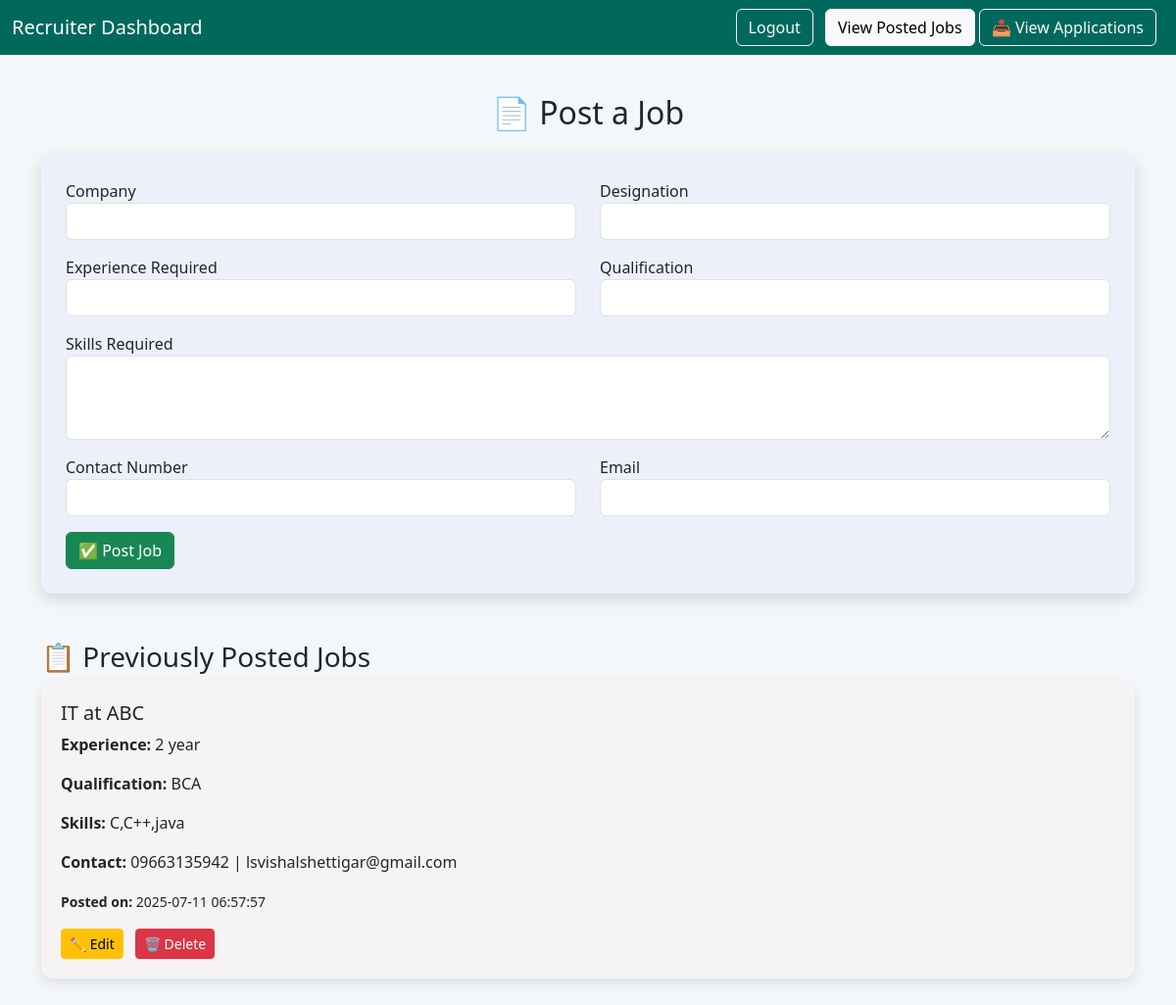
Screenshot of /job-postings (signed in) with the database file from the repository.
### tables this page shows
CREATE TABLE job (
            id INTEGER PRIMARY KEY AUTOINCREMENT,
            recruiter_id INTEGER,
            company TEXT NOT NULL,
            designation TEXT NOT NULL,
            experience_required TEXT,
            qualification TEXT,
            skills_required TEXT,
            contact_number TEXT,
            email TEXT,
            posted_at TIMESTAMP DEFAULT CURRENT_TIMESTAMP
        );

### app.py (the view, shortened to what this page needs)
@app.route('/job-postings', methods=['GET', 'POST'])
def job_postings():
    if 'recruiter_id' not in session:
        return redirect('/recruiter-login')
    recruiter_id = session['recruiter_id']
    conn = get_db_connection()
    cursor = conn.cursor()
    cursor.execute("SELECT * FROM job WHERE recruiter_id = ? ORDER BY posted_at DESC", (recruiter_id,))
    jobs = cursor.fetchall()
    return render_template("job_postings.html", jobs=jobs, job_data=None)

### app.py (called while the page is built)
def get_db_connection():
    conn = sqlite3.connect('career_counselor.db')  # Use the correct DB file
    conn.row_factory = sqlite3.Row
    return conn

### templates/job_postings.html (shortened to what this page needs)
<!DOCTYPE html>
<html lang="en">
<head>
  <link href="https://cdn.jsdelivr.net/npm/bootstrap@5.3.0/dist/css/bootstrap.min.css" rel="stylesheet">
  <link rel="stylesheet" href="https://cdnjs.cloudflare.com/ajax/libs/animate.css/4.1.1/animate.min.css"/>
</head>
<body>
<nav class="navbar navbar-expand-lg navbar-custom mb-4">
  <div class="container-fluid">
    <a class="navbar-brand" href="#">Recruiter Dashboard</a>
    <div class="ms-auto">
      <a href="{{ url_for('logout1') }}" class="btn btn-outline-light me-2">Logout</a>
      <a href="#jobList" class="btn btn-light">View Posted Jobs</a>
      <a href="/view-applications" class="btn btn-outline-light me-2">📥 View Applications</a>
    </div>
  </div>
</nav>
<div class="container py-3">
  <h2 class="mb-4 text-center">📄 Post a Job</h2>
  <div class="job-form">
    <form method="POST">
      <div class="row mb-3">
        <div class="col-md-6">
          <label>Company</label>
          <input type="text" class="form-control" name="company" value="{{ job_data.company if job_data }}" required>
        </div>
        <div class="col-md-6">
          <label>Designation</label>
          <input type="text" class="form-control" name="designation" value="{{ job_data.designation if job_data }}" required>
        </div>
      </div>
      <div class="row mb-3">
        <div class="col-md-6">
          <label>Experience Required</label>
          <input type="text" class="form-control" name="experience_required" value="{{ job_data.experience_required if job_data }}">
        </div>
        <div class="col-md-6">
          <label>Qualification</label>
          <input type="text" class="form-control" name="qualification" value="{{ job_data.qualification if job_data }}">
        </div>
      </div>
      <div class="mb-3">
        <label>Skills Required</label>
        <textarea class="form-control" name="skills_required" rows="3">{{ job_data.skills_required if job_data }}</textarea>
      </div>
      <div class="row mb-3">
        <div class="col-md-6">
          <label>Contact Number</label>
          <input type="text" class="form-control" name="contact_number" value="{{ job_data.contact_number if job_data }}">
        </div>
        <div class="col-md-6">
          <label>Email</label>
          <input type="email" class="form-control" name="email" value="{{ job_data.email if job_data }}">
        </div>
      </div>
      <button type="submit" class="btn btn-success">{{ 'Update Job' if job_data else '✅ Post Job' }}</button>
    </form>
  </div>
  <h3 id="jobList" class="mt-5">📋 Previously Posted Jobs</h3>
  {% if jobs %}
    {% for job in jobs %}
    <div class="job-card">
      <h5>{{ job['designation'] }} at {{ job['company'] }}</h5>
      <p><strong>Experience:</strong> {{ job['experience_required'] }}</p>
      <p><strong>Qualification:</strong> {{ job['qualification'] }}</p>
      <p><strong>Skills:</strong> {{ job['skills_required'] }}</p>
      <p><strong>Contact:</strong> {{ job['contact_number'] }} | {{ job['email'] }}</p>
      <small><strong>Posted on:</strong> {{ job['posted_at'] }}</small>
      <div class="mt-3">
        <a href="{{ url_for('edit_job', job_id=job['id']) }}" class="btn btn-warning btn-sm me-2">✏️ Edit</a>
        <a href="{{ url_for('delete_job', job_id=job['id']) }}" class="btn btn-danger btn-sm" onclick="return confirm('Are you sure you want to delete this job?')">🗑 Delete</a>
      </div>
    </div>
    {% endfor %}
  {% else %}
    <p class="text-muted">No job postings yet.</p>
  {% endif %}
</div>
</body>
</html>

### templates/job_postings.html (style rules this page uses)
body { background: #f4f7fa; }
.navbar-custom { background-color: #00695c; }
.navbar-custom .navbar-brand, .navbar-custom .nav-link { color: rgb(255, 255, 255); }
.job-card { background-color: #fbe2e23a; border-radius: 12px; padding: 20px; margin-bottom: 20px; box-shadow: 0 4px 12px rgba(0,0,0,0.1); }
.job-form { background: #d4d8fb3f; padding: 25px; border-radius: 12px; box-shadow: 0 5px 15px rgba(0,0,0,0.15); margin-bottom: 40px; }

### rows the page displays
job: designation "IT", company "ABC", experience_required "2 year", qualification "BCA", skills_required "C,C++,java", contact_number "09663135942", email "lsvishalshettigar@gmail.com", posted_at "2025-07-11 06:57:57"

### other values shown
{{ 'Update Job' if job_data else '✅ Post Job' }} "✅ Post Job"
